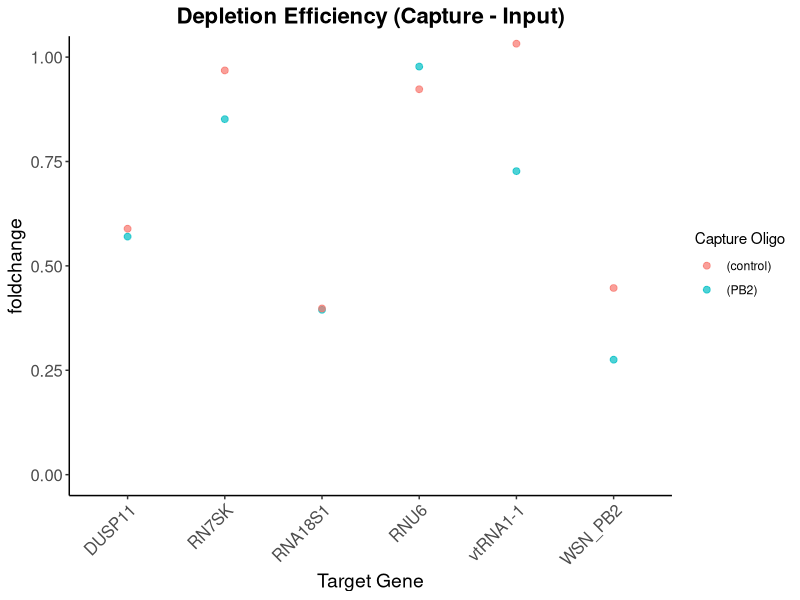

Source code (R):
library(readxl)
library(dplyr)
library(tidyr)
library(writexl)
library(ggplot2)
library(ggpubr)

df <- read_excel("TN064/TN064.1_filtered.xlsx")

# Calculate mean CT, pivot wider, and convert to numeric
data <- df %>%
  group_by(`Sample Name`, `Target Name`) %>%
  summarise(CT = mean(CT, na.rm = TRUE), .groups = "drop") %>%
  pivot_wider(names_from = `Target Name`, values_from = CT)

data_long <- data %>%
  pivot_longer(cols = -`Sample Name`, names_to = "Target", values_to = "CT") %>%
  pivot_wider(names_from = `Sample Name`, values_from = CT) %>%
  mutate(across(.cols = -c("Target", "input"),
                .fns = ~ .x - input,
                .names = "delta_ct_{.col}")) %>%
  select(Target, starts_with("delta_ct_")) %>%
  mutate(across(.cols = starts_with("delta_ct_"),
                .fns = ~ 2^-.x,
                .names = "foldchange_{.col}")) %>%
  rename_with(~ sub("delta_ct_", "", .x), starts_with("foldchange_")) %>%
  select(Target, starts_with("foldchange_")) %>%
  pivot_longer(cols = -Target,
               names_to = "Capture",
               values_to = "Delta_CT",
               names_prefix = "foldchange_capture")


write_xlsx(data_long, "TN064/dct_results.xlsx")

# Graph dct data
p <- ggplot(data_long, aes(x = Target, y = Delta_CT, color = Capture)) +
  geom_point(size = 2, alpha = 0.7) +
  coord_cartesian(ylim = c(0, 1)) +
  labs(title = "Depletion Efficiency (Capture - Input)",
    x = "Target Gene",
    y = "foldchange",
    color = "Capture Oligo") +
  theme_classic() +
  theme(axis.text.x = element_text(angle = 45, hjust = 1, size = 12),
        plot.title = element_text(hjust = 0.5, size = 16, face = "bold"),
        axis.title.x = element_text(size = 14),
        axis.title.y = element_text(size = 14),
        axis.text.y = element_text(size = 12))
ggsave("TN064/dct_plot.png", plot = p, width = 10, height = 6, dpi = 300)